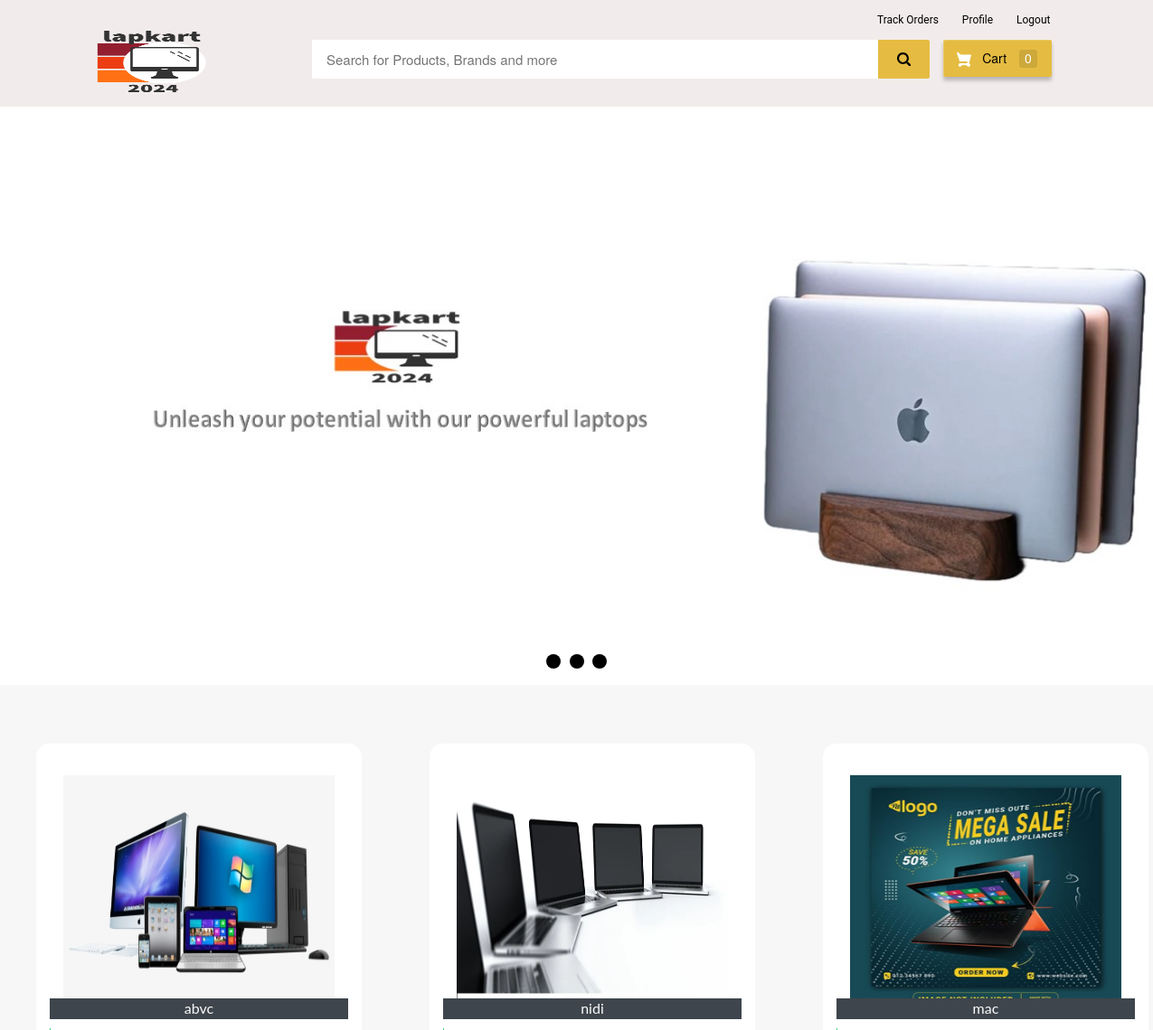
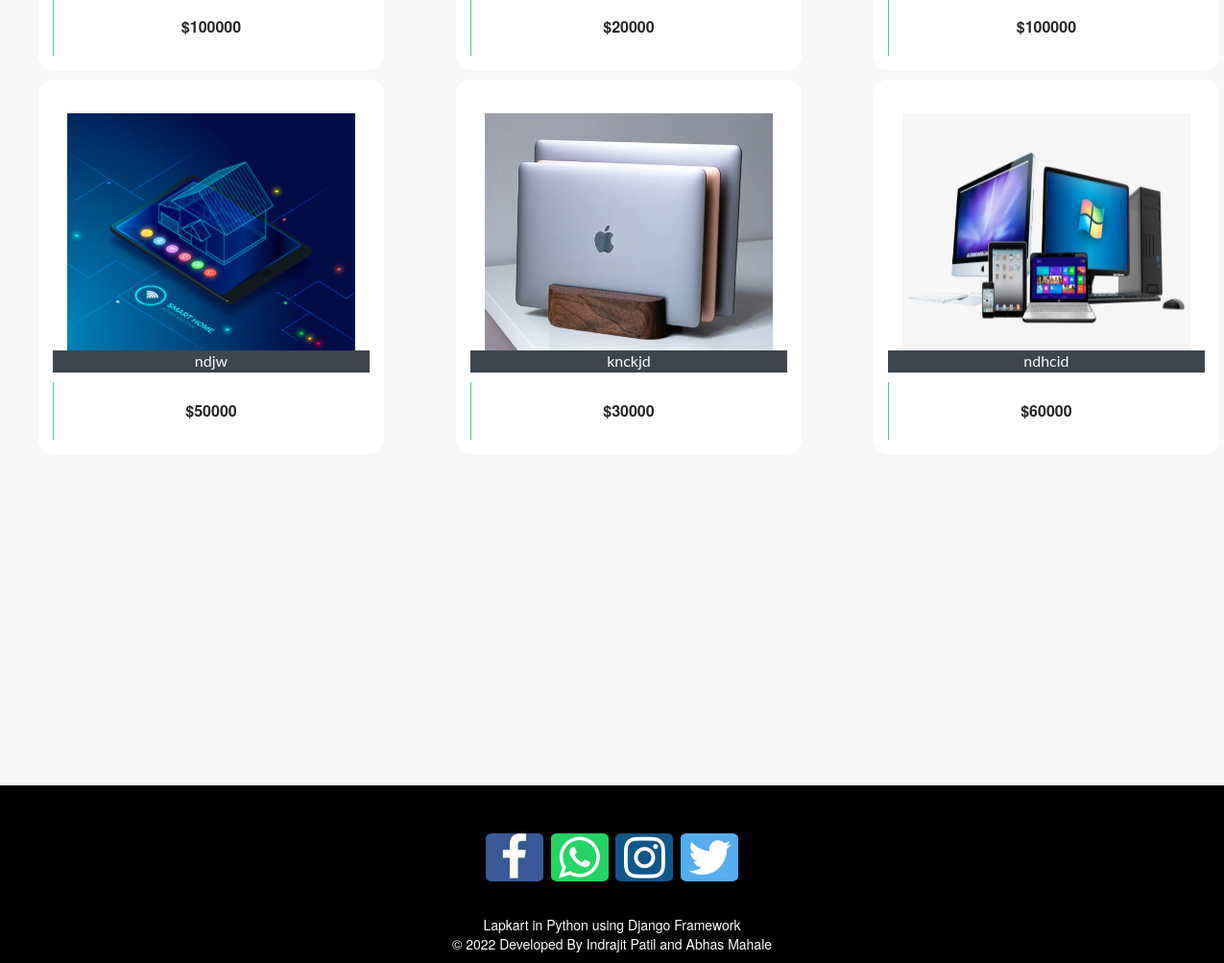
/customer-home (signed in), run on the app's committed database (2 pictures, top to bottom).
### ecom/models.py (models this page shows, shortened)
class Product(models.Model):
    name=models.CharField(max_length=40)
    product_image= models.ImageField(upload_to='product_image/',null=True,blank=True)
    price = models.PositiveIntegerField()
    description=models.CharField(max_length=40)

### ecom/views.py (the view)
# urls.py: path('customer-home', views.customer_home_view,name='customer-home'),
@login_required(login_url='customerlogin')
@user_passes_test(is_customer)
def customer_home_view(request):
    products=models.Product.objects.all()
    if 'product_ids' in request.COOKIES:
        product_ids = request.COOKIES['product_ids']
        counter=product_ids.split('|')
        product_count_in_cart=len(set(counter))
    else:
        product_count_in_cart=0
    return render(request,'ecom/customer_home.html',{'products':products,'product_count_in_cart':product_count_in_cart})

### ecom/views.py (called while the page is built)
def is_customer(user):
    return user.groups.filter(name='CUSTOMER').exists()

### templates/ecom/customer_home.html (shortened to what this page needs)
{% extends 'ecom/customer_base.html' %}
{% load static %}
{% block content %}
<div class="row">
  <div class="col-md-12">
    <div class="slider-container">
      <div class="menu">
        <label for="slide-dot-1"></label>
        <label for="slide-dot-2"></label>
        <label for="slide-dot-3"></label>
      </div>
        <div class="slide slide-1"></div>
    </div>
  </div>
</div>
  {%if products%}
  <br>
  <div class="row">
      {% for p in products %}
      <div class="column">
      <div class="container page-wrapper" style="width: 450px;">
        <div class="page-inner">
          <div class="row">
            <div class="el-wrapper">
              <div class="box-up">
                <img class="img" src="{% static p.product_image.url %}" alt="product pic" height="300px" width="300px">
                <div class="img-info">
                  <div class="info-inner">
                    <span style="background-color:#3e454c; color:fbfbfb;"class="p-company">{{p.name}}</span>
                  </div>
                </div>
              </div>
              <div class="box-down">
                <a class="cart" href="{% url 'add-to-cart' p.id  %}">
                  <span class="price">${{p.price}}</span>
                  <span class="add-to-cart">
                    <span class="txt"><i class="fa fa-shopping-cart"></i> Add To Cart</span>
                  </span>
                </a>
              </div>
            </div>
          </div>
        </div>
      </div>
      </div>
{% if forloop.counter|divisibleby:"3" %}
    </div>
    <div class="row">
          <br><br><br><br><br>
{% endif %}
  {% endfor %}
</div>
{%else%}
<h3 style="text-align:center; color:#3E454C;">No Search Found</h3>
{%endif%}
<br><br><br>
<br><br><br><br><br><br><br><br><br><br><br><br>
{% endblock content %}

### templates/ecom/customer_base.html (style rules this page uses)
body { background-color: #f7f7f7; }
.menu { cursor: pointer }
.fa { font-size: 50px; width: 60px; text-align: center; text-decoration: none; margin: 5px 2px; border-radius: 10%; }

### data on the page
Product: product_image (picture), name "abvc", price "100000"
Product: product_image (picture), name "nidi", price "20000"
Product: product_image (picture), name "mac", price "100000"
Product: product_image (picture), name "ndjw", price "50000"
Product: product_image (picture), name "knckjd", price "30000"
Product: product_image (picture), name "ndhcid", price "60000"

### other printed values
{{ product_count_in_cart }} "0"
